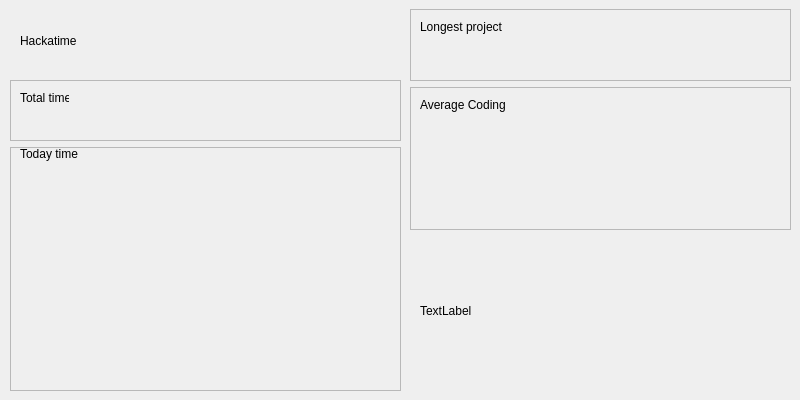
<?xml version="1.0" encoding="UTF-8"?>
<ui version="4.0">
 <class>Form</class>
 <widget class="QWidget" name="Form">
  <property name="geometry">
   <rect>
    <x>0</x>
    <y>0</y>
    <width>800</width>
    <height>400</height>
   </rect>
  </property>
  <property name="windowTitle">
   <string>Form</string>
  </property>
  <widget class="TitleLabel" name="title">
   <property name="geometry">
    <rect>
     <x>20</x>
     <y>20</y>
     <width>371</width>
     <height>41</height>
    </rect>
   </property>
   <property name="baseSize">
    <size>
     <width>10</width>
     <height>10</height>
    </size>
   </property>
   <property name="text">
    <string>Hackatime</string>
   </property>
  </widget>
  <widget class="QWidget" name="layoutWidget">
   <property name="geometry">
    <rect>
     <x>10</x>
     <y>80</y>
     <width>391</width>
     <height>311</height>
    </rect>
   </property>
   <layout class="QVBoxLayout" name="verticalLayout" stretch="1,4">
    <item>
     <widget class="QFrame" name="frame">
      <property name="frameShape">
       <enum>QFrame::Shape::StyledPanel</enum>
      </property>
      <property name="frameShadow">
       <enum>QFrame::Shadow::Raised</enum>
      </property>
      <widget class="StrongBodyLabel" name="total_time_label">
       <property name="geometry">
        <rect>
         <x>10</x>
         <y>10</y>
         <width>49</width>
         <height>16</height>
        </rect>
       </property>
       <property name="text">
        <string>Total time</string>
       </property>
      </widget>
      <widget class="QWidget" name="total_time_widget" native="true">
       <property name="geometry">
        <rect>
         <x>10</x>
         <y>30</y>
         <width>361</width>
         <height>21</height>
        </rect>
       </property>
      </widget>
     </widget>
    </item>
    <item>
     <widget class="QFrame" name="frame_2">
      <property name="frameShape">
       <enum>QFrame::Shape::StyledPanel</enum>
      </property>
      <property name="frameShadow">
       <enum>QFrame::Shadow::Raised</enum>
      </property>
      <widget class="QWidget" name="layoutWidget">
       <property name="geometry">
        <rect>
         <x>10</x>
         <y>0</y>
         <width>371</width>
         <height>241</height>
        </rect>
       </property>
       <layout class="QVBoxLayout" name="verticalLayout_3" stretch="0,1">
        <item>
         <widget class="StrongBodyLabel" name="hackatime">
          <property name="text">
           <string>Today time</string>
          </property>
         </widget>
        </item>
        <item>
         <widget class="QWidget" name="today_time_widget" native="true"/>
        </item>
       </layout>
      </widget>
     </widget>
    </item>
   </layout>
  </widget>
  <widget class="QWidget" name="layoutWidget">
   <property name="geometry">
    <rect>
     <x>410</x>
     <y>9</y>
     <width>381</width>
     <height>221</height>
    </rect>
   </property>
   <layout class="QVBoxLayout" name="verticalLayout_2" stretch="1,2">
    <item>
     <widget class="QFrame" name="frame_3">
      <property name="frameShape">
       <enum>QFrame::Shape::StyledPanel</enum>
      </property>
      <property name="frameShadow">
       <enum>QFrame::Shadow::Raised</enum>
      </property>
      <widget class="StrongBodyLabel" name="longest_project_label">
       <property name="geometry">
        <rect>
         <x>10</x>
         <y>10</y>
         <width>161</width>
         <height>16</height>
        </rect>
       </property>
       <property name="text">
        <string>Longest project</string>
       </property>
      </widget>
      <widget class="QWidget" name="longest_project_widget" native="true">
       <property name="geometry">
        <rect>
         <x>10</x>
         <y>30</y>
         <width>361</width>
         <height>31</height>
        </rect>
       </property>
      </widget>
     </widget>
    </item>
    <item>
     <widget class="QFrame" name="frame_4">
      <property name="frameShape">
       <enum>QFrame::Shape::StyledPanel</enum>
      </property>
      <property name="frameShadow">
       <enum>QFrame::Shadow::Raised</enum>
      </property>
      <widget class="StrongBodyLabel" name="average_coding_label">
       <property name="geometry">
        <rect>
         <x>10</x>
         <y>10</y>
         <width>161</width>
         <height>16</height>
        </rect>
       </property>
       <property name="text">
        <string>Average Coding</string>
       </property>
      </widget>
      <widget class="QWidget" name="average_coding_widget" native="true">
       <property name="geometry">
        <rect>
         <x>10</x>
         <y>30</y>
         <width>361</width>
         <height>101</height>
        </rect>
       </property>
      </widget>
     </widget>
    </item>
   </layout>
  </widget>
  <widget class="ImageLabel" name="side_style">
   <property name="geometry">
    <rect>
     <x>420</x>
     <y>240</y>
     <width>361</width>
     <height>141</height>
    </rect>
   </property>
   <property name="text">
    <string>TextLabel</string>
   </property>
  </widget>
 </widget>
 <customwidgets>
  <customwidget>
   <class>ImageLabel</class>
   <extends>QLabel</extends>
   <header>qfluentwidgets</header>
  </customwidget>
  <customwidget>
   <class>TitleLabel</class>
   <extends>QLabel</extends>
   <header>qfluentwidgets</header>
  </customwidget>
  <customwidget>
   <class>StrongBodyLabel</class>
   <extends>QLabel</extends>
   <header>qfluentwidgets</header>
  </customwidget>
 </customwidgets>
 <resources/>
 <connections/>
</ui>
